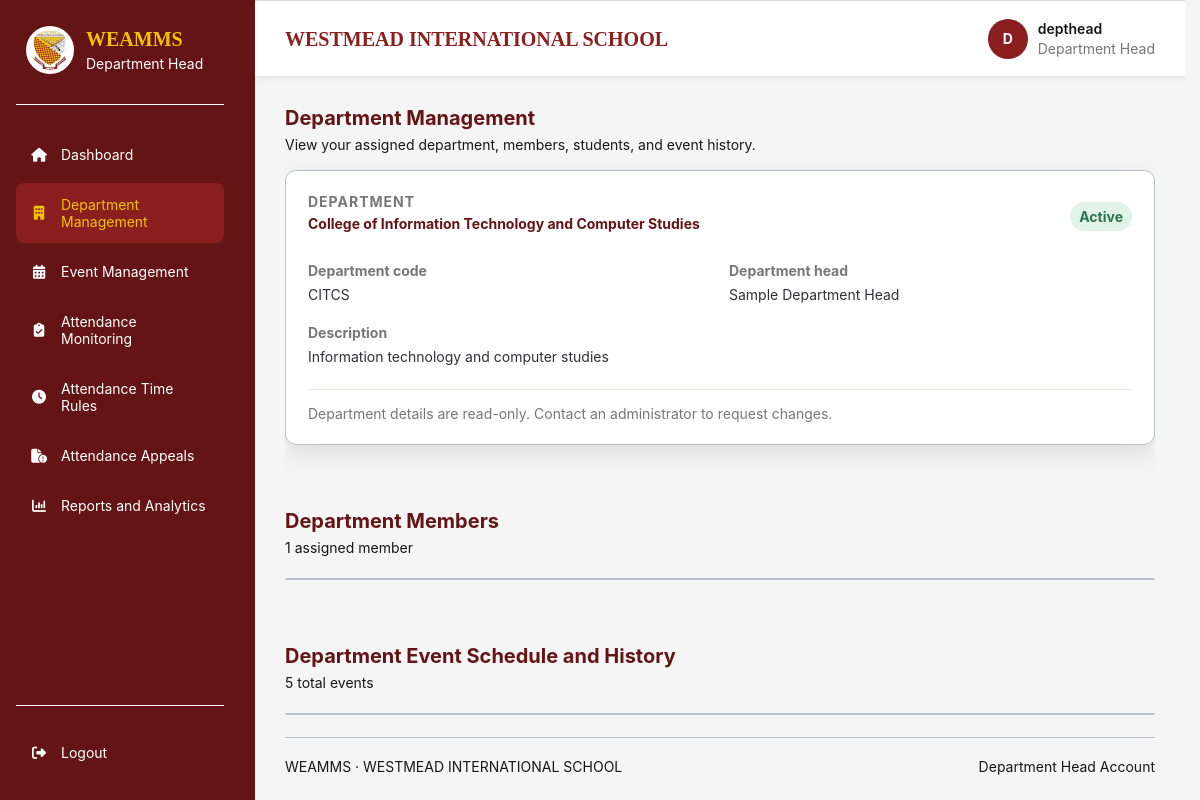
/department-head/department/index.php (signed in), run on the app's committed database.
### tables this page shows
CREATE TABLE `department_heads` (
  `department_head_id` bigint(20) UNSIGNED NOT NULL,
  `user_id` bigint(20) UNSIGNED NOT NULL,
  `department_id` bigint(20) UNSIGNED NOT NULL,
  `employee_number` varchar(50) DEFAULT NULL,
  `first_name` varchar(100) NOT NULL,
  `middle_name` varchar(100) DEFAULT NULL,
  `last_name` varchar(100) NOT NULL,
  `created_at` timestamp NOT NULL DEFAULT current_timestamp()
);

CREATE TABLE `departments` (
  `department_id` bigint(20) UNSIGNED NOT NULL,
  `department_code` varchar(30) NOT NULL,
  `department_name` varchar(150) NOT NULL,
  `description` text DEFAULT NULL,
  `is_active` tinyint(1) NOT NULL DEFAULT 1,
  `department_head_can_edit` tinyint(1) NOT NULL DEFAULT 0,
  `department_head_can_edit_attendance` tinyint(1) NOT NULL DEFAULT 0,
  `created_at` timestamp NOT NULL DEFAULT current_timestamp()
);

### includes/department_head_context.php (called while the page is built, shortened)
<?php
require_once __DIR__ . '/../config/database.php';
$stmt = $pdo->prepare(
    "SELECT dh.department_head_id, dh.department_id,
            dh.first_name, dh.middle_name, dh.last_name,
            d.department_code, d.department_name, d.description,
            d.is_active, d.department_head_can_edit,
            d.department_head_can_edit_attendance
     FROM department_heads dh
     INNER JOIN departments d ON d.department_id = dh.department_id
     INNER JOIN users u ON u.user_id = dh.user_id
     WHERE dh.user_id = ?
       AND u.account_status = 'active'
       AND d.is_active = 1
     LIMIT 1"
);
$stmt->execute([$_SESSION['user_id']]);
$departmentHead = $stmt->fetch(PDO::FETCH_ASSOC);
function dhEscape(mixed $value): string
{
    return htmlspecialchars(
        (string) $value,
        ENT_QUOTES,
        'UTF-8'
    );
}

### department-head/department/index.php (the view, shortened to what this page needs)
<?php
require_once __DIR__ . '/../../includes/department_head_layout_start.php';
$membersStmt = $pdo->prepare(
    'SELECT dh.employee_number, dh.first_name, dh.middle_name,
            dh.last_name, u.email
     FROM department_heads dh
     INNER JOIN users u ON u.user_id = dh.user_id
     WHERE dh.department_id = ?
     ORDER BY dh.last_name, dh.first_name'
);
$membersStmt->execute([$departmentId]);
$departmentMembers = $membersStmt->fetchAll(PDO::FETCH_ASSOC);
$eventsStmt = $pdo->prepare(
    'SELECT event_title, venue, start_at, end_at, event_status
     FROM events
     WHERE department_id = ?
     ORDER BY start_at DESC, event_id DESC'
);
$eventsStmt->execute([$departmentId]);
$departmentEvents = $eventsStmt->fetchAll(PDO::FETCH_ASSOC);
?>
<section class="dashboard-section management-page">
    <div class="section-heading">
        <div>
            <h2>Department Management</h2>
            <p>View your assigned department, members, students, and event history.</p>
        </div>
    </div>
    <div class="department-panel management-department-card">
        <div class="management-department-heading">
            <div>
                <span class="management-eyebrow">Department</span>
                <h3><?= dhEscape($departmentHead['department_name']) ?></h3>
            </div>
            <span class="status-pill <?= (int) $departmentHead['is_active'] === 1 ? 'status-approved' : 'status-cancelled' ?>">
                <?= (int) $departmentHead['is_active'] === 1 ? 'Active' : 'Inactive' ?>
            </span>
        </div>
        <dl class="management-detail-grid">
            <div>
                <dt>Department code</dt>
                <dd><?= dhEscape($departmentHead['department_code']) ?></dd>
            </div>
            <div>
                <dt>Department head</dt>
                <dd>
                    <?= dhEscape(trim(
                        $departmentHead['first_name'] . ' ' .
                        ($departmentHead['middle_name'] ? $departmentHead['middle_name'] . ' ' : '') .
                        $departmentHead['last_name']
                    )) ?>
                </dd>
            </div>
            <div class="management-detail-full">
                <dt>Description</dt>
                <dd><?= nl2br(dhEscape($departmentHead['description'] ?: 'No department description has been added.')) ?></dd>
            </div>
        </dl>
        <?php if ((int) $departmentHead['department_head_can_edit'] === 1): ?>
            <form class="management-form department-panel" method="post" action="<?= dhEscape($baseUrl) ?>/department-head/department/update.php">
                <input type="hidden" name="csrf_token" value="<?= dhEscape(dhCsrfToken()) ?>">
                <div class="management-field">
                    <label for="department_name">Department name</label>
                    <input id="department_name" name="department_name" type="text" maxlength="150" required value="<?= dhEscape($departmentHead['department_name']) ?>">
                </div>
                <div class="management-field management-field-full">
                    <label for="department_description">Description</label>
                    <textarea id="department_description" name="description" maxlength="2000" rows="4"><?= dhEscape($departmentHead['description'] ?? '') ?></textarea>
                </div>
                <div class="management-form-actions">
                    <button class="management-button" type="submit">Save Department Details</button>
                </div>
            </form>
        <?php else: ?>
            <p class="management-readonly-note">
                Department details are read-only. Contact an administrator to request changes.
            </p>
        <?php endif; ?>
    </div>
    <div class="section-heading management-roster-heading">
        <div>
            <h2>Department Members</h2>
            <p><?= count($departmentMembers) ?> assigned <?= count($departmentMembers) === 1 ? 'member' : 'members' ?></p>
        </div>
    </div>
    <div class="management-table-wrap">
        <table class="management-table">
            <thead>
                <tr><th scope="col">Name</th><th scope="col">Employee number</th><th scope="col">Role</th><th scope="col">Email</th></tr>
            </thead>
        </table>
    </div>
    <div class="section-heading management-roster-heading">
        <div>
            <h2>Department Event Schedule and History</h2>
            <p><?= count($departmentEvents) ?> total events</p>
        </div>
    </div>
    <?php if ($departmentEvents === []): ?>
        <div class="department-panel empty-state">
            <strong>No department events</strong>
            <p>Event schedules and history will appear here.</p>
        </div>
    <?php else: ?>
        <div class="management-table-wrap department-roster-scroll">
            <table class="management-table">
                <thead>
                    <tr>
                        <th scope="col">Event</th>
                        <th scope="col">Date and time</th>
                        <th scope="col">Status</th>
                    </tr>
                </thead>
            </table>
        </div>
    <?php endif; ?>
</section>
<?php require __DIR__ . '/../../includes/footer.php'; ?>
</main>
</body>
</html>

### assets/css/style.css (style rules this page uses)
:root { --wis-maroon-light: #B43737; --wis-maroon: #8B1E1E; --wis-maroon-dark: #641414; --wis-gold: #F2C300; --wis-gold-dark: #D6A900; --wis-white: #FFFFFF; --wis-light-blue: #E8F0FE; --wis-black: #171717; --wis-background: #F5F5F5; --wis-border: #B8C1CC; --wis-shadow: 0 8px 25px rgba(0, 0, 0, 0.10); }
* { box-sizing: border-box; margin: 0; padding: 0; }
html { scroll-behavior: smooth; }
body { display: flex; justify-content: center; align-items: flex-start; min-height: 100vh; padding: 0 20px; background: var(--wis-background); color: var(--wis-black); font-family: Arial, Helvetica, sans-serif; }

### data on the page
department_heads: department.department_name "College of Information Technology and Computer Studies", department.department_code "CITCS", first_name+middle_name+last_name "Sample Department Head", department.description "Information technology and computer studies"

### other printed values
str_replace('_', ' ', $role) "Department Head"
$label "Dashboard"
$label "Department Management"
$label "Event Management"
$label "Attendance Monitoring"
$label "Attendance Time Rules"
$label "Attendance Appeals"
$label "Reports and Analytics"
$initial "D"
$username "depthead"
$userRole "Department Head"
count($departmentMembers) "1"
count($departmentEvents) "5"
$footerRoleLabel "Department Head"
